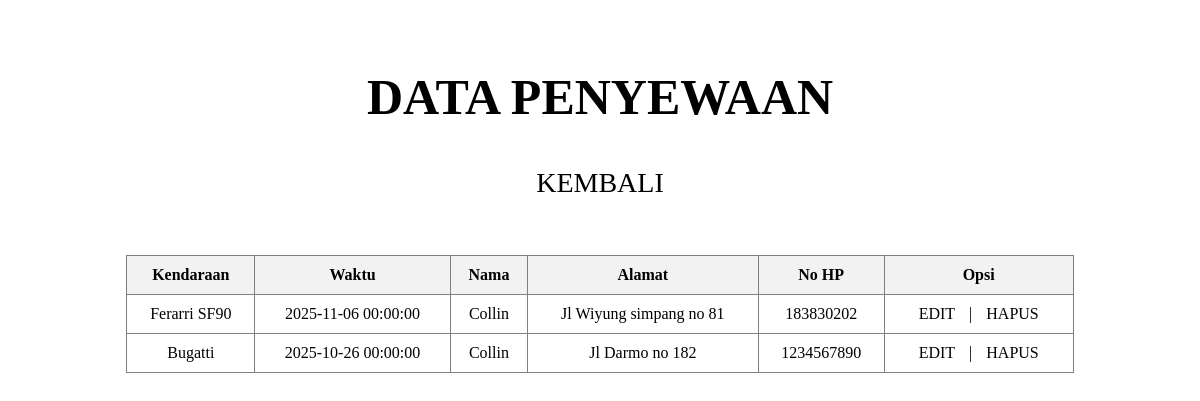
Page /display_upl.php on the committed database.
### tables this page shows
CREATE TABLE `upload` (
  `id` int NOT NULL,
  `kendaraan` varchar(100) NOT NULL,
  `waktu` datetime NOT NULL,
  `nama` varchar(100) NOT NULL,
  `alamat` varchar(100) NOT NULL,
  `no_hp` int NOT NULL
);

### display_upl.php (the view, shortened to what this page needs)
<!DOCTYPE html>
<html lang="en">
<head>
    <link rel="stylesheet" href="style3.css">
</head>
<body>
    <br>
    <h2>DATA PENYEWAAN</h2>
    <div class="kembali">
        <a href="logout.php">KEMBALI</a>
    </div>
    <br/><br/>
    <table border="1" class="edit">
        <tr>
            <th>Kendaraan</th>
            <th>Waktu</th>
            <th>Nama</th>
            <th>Alamat</th>
            <th>No HP</th>
            <th>Opsi</th>
        </tr>
        <?php
        include 'koneksi.php';
        $akhir = mysqli_query($koneksi, "select * from upload");
        while($d = mysqli_fetch_array($akhir)){
        ?>
            <tr>
                <td><?= $d['kendaraan']; ?></td>
                <td><?= $d['waktu']; ?></td>
                <td><?= $d['nama']; ?></td>
                <td><?= $d['alamat']; ?></td>
                <td><?= $d['no_hp']; ?></td>
                <td>
                    <a href="update.php?id=<?= $d['id']; ?>">EDIT</a>
                    <a> | </a>
                    <a href="delete.php?id=<?= $d['id']; ?>">HAPUS</a>
                </td>
            </tr>
        <?php } ?>
    </table>
</body>
</html>

### style3.css (style rules this page uses)
table.edit { width: 80%; margin: 0 auto; border-collapse: collapse; }
table.edit th, table.edit td { padding: 10px; text-align: center; }
table.edit th { background: #f2f2f2; }
table.edit a { text-decoration: none; color: rgb(0, 0, 0); margin: 0 5px; }
h2 { font-size: 50px; text-align: center; color: black; }
.kembali a { display: block; width: fit-content; margin: 0 auto 20px auto; text-decoration: none; color: black; font-size: 28px; }

### rows in the picture
upload: kendaraan "Ferarri SF90", waktu "2025-11-06 00:00:00", nama "Collin", alamat "Jl Wiyung simpang no 81", no_hp "183830202"
upload: kendaraan "Bugatti", waktu "2025-10-26 00:00:00", nama "Collin", alamat "Jl Darmo no 182", no_hp "1234567890"
